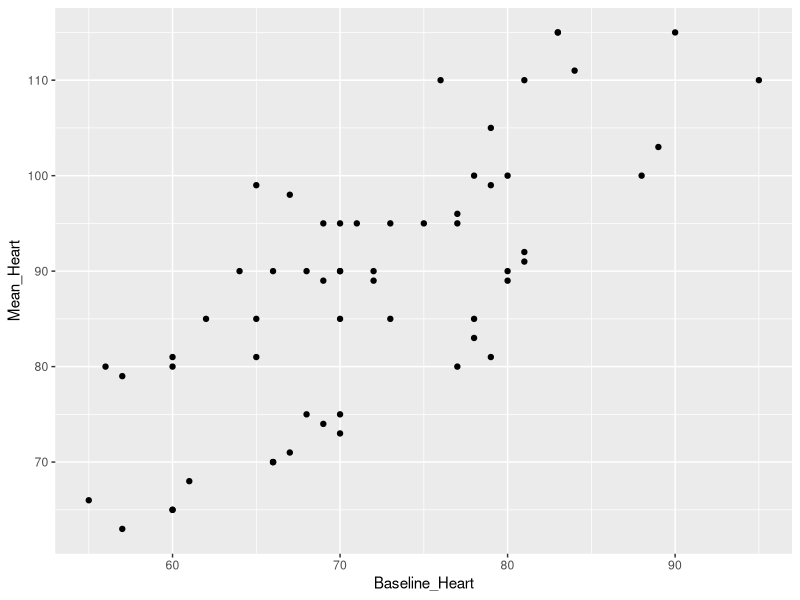
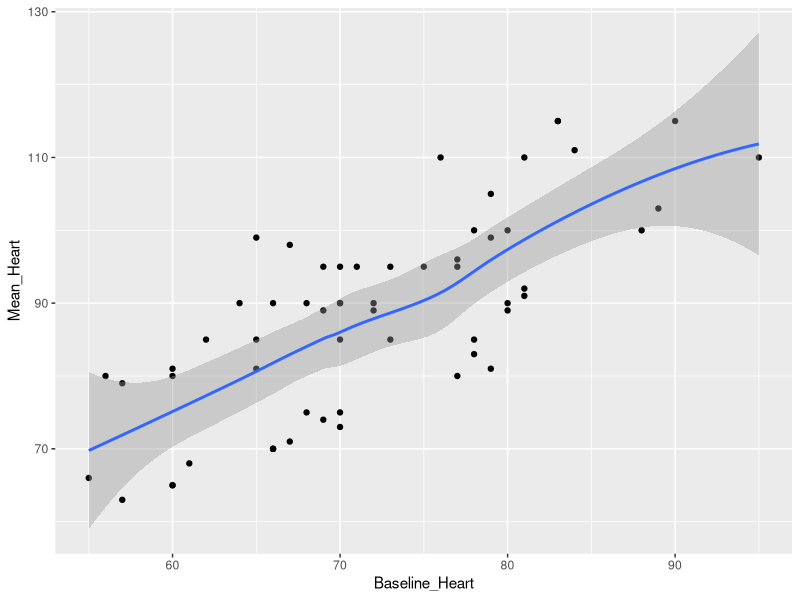
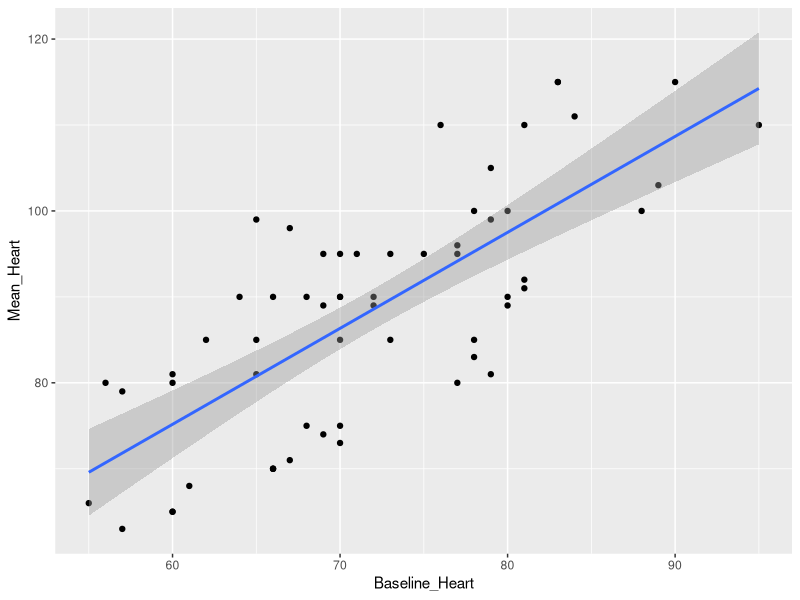
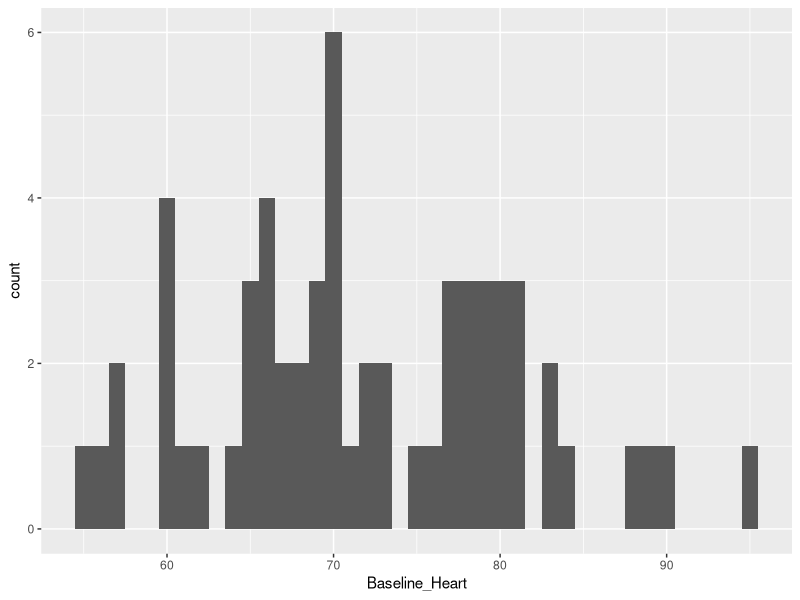
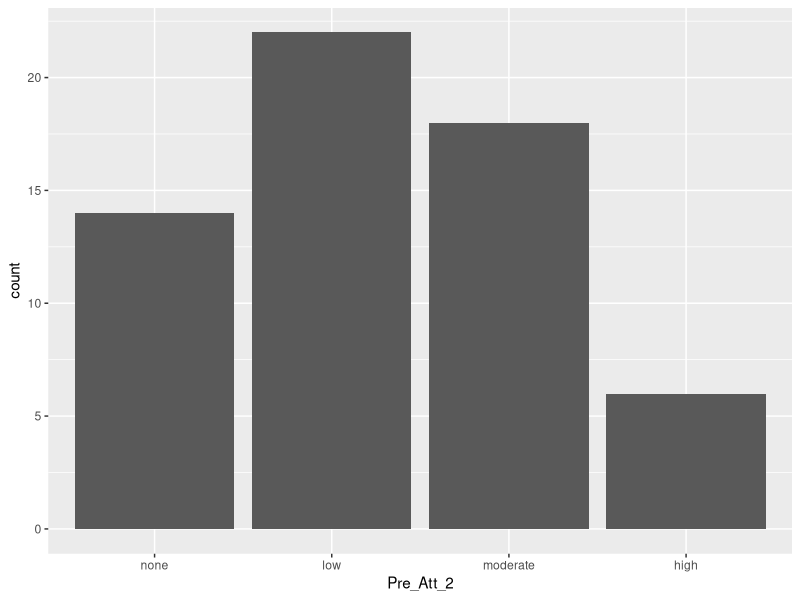
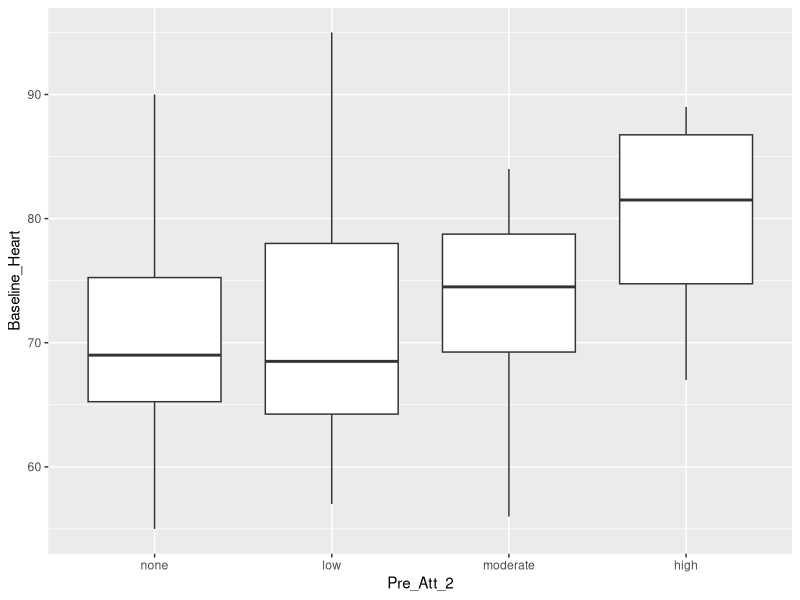

Write the R code that produced these figures, in order.
# ==========================================================================

# DATA SCIENCE SEMINAR, FALL 2016, WEEK 03

# ==========================================================================

library("ggplot2")

# ==========================================================================

# set your working directory
# examples:
# Mac OSX = setwd("/Users/jdoe/Desktop")
# Windows, Personal = setwd("C:/Users/jdoe/Desktop")
# Windows, SLU Labs = setwd("E:/Users/jdoe/Desktop")

setwd("/Users/herb/Desktop")

# ==========================================================================

# file name - seminar-03-dataClean.R

# project name - data science seminar, fall 2016

# purpose - week 03 examples - getting data ready for plotting

# created - 7 Nov 2016

# updated - 7 Nov 2016

# author - Chris

# ==========================================================================

# full description - this file contains the code for...

# updates - none

# ==========================================================================
# ==========================================================================

# 1. import data from your CSV file

df <- read.csv("Example_Dataset_NMS.csv", stringsAsFactors = FALSE)

# ==========================================================================

# 2.redefine condition as a factor variable (without value labels)

df$Condition <- as.factor(df$Condition)

# ==========================================================================

# 3. redefine gender as a factor variable (with value labels)

df$Gender <- factor(df$Gender, 
                    levels = c(1,2), 
                    labels = c("male", "female"))

# ==========================================================================

# 4. redefine Pre_Att_1 as an ordered factor (without value labels)

df$Pre_Att_1 <- as.ordered(df$Pre_Att_1)

# ==========================================================================

# 5. redefine Pre_Att_2 as an ordered factor (with value labels)

df$Pre_Att_2 <- ordered(df$Pre_Att_2, 
                        levels = c(1,2,3,4), 
                        labels = c("none", "low", "moderate", "high"))

# ==========================================================================

# 6. plots from Seminar-03 using current data

# scatterplot
ggplot(df, aes(Baseline_Heart, Mean_Heart)) + 
  geom_point()

# scatterplot with smoothed line
ggplot(df, aes(Baseline_Heart, Mean_Heart)) + 
  geom_point() + 
  geom_smooth()

# scatterplot with linear regression line
ggplot(df, aes(Baseline_Heart, Mean_Heart)) + 
  geom_point() + 
  geom_smooth(method="lm")

# histogram
ggplot(df, aes(Baseline_Heart)) + 
  geom_histogram(binwidth=1)

# bar plot
ggplot(df, aes(Pre_Att_2)) + geom_bar()

# box plot
ggplot(df, aes(Pre_Att_2, Baseline_Heart)) + geom_boxplot()

# ==========================================================================
